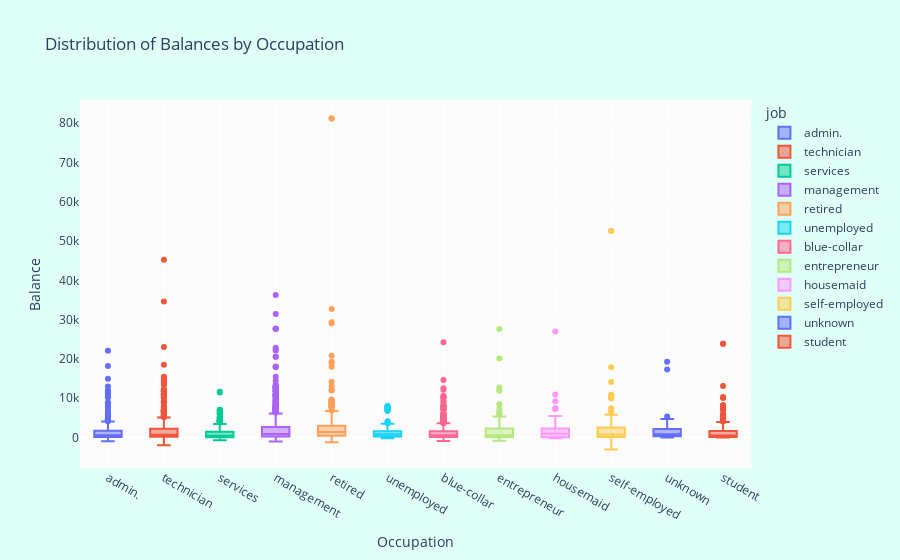

Notebook cell for this chart:
### Markdown cell above
Analysis by Occupation:



Number of Occupations: Management is the occupation that is more prevalent in this dataset.



Age by Occupation: As expected, the retired are the ones who have the highest median age while student are the lowest.



Balance by Occupation: Management and Retirees are the ones who have the highest balance in their accounts.

### Code cell
import plotly.express as px

# Filter the DataFrame for subscribers
suscribed_df = df.loc[df["y"] == "yes"]

# Create a box plot for balances by job
fig = px.box(suscribed_df, x='job', y='balance', 
             title='Distribution of Balances by Occupation',
             color='job',  # Automatically assigns different colors for each occupation
             color_discrete_sequence=px.colors.qualitative.Plotly)  # You can choose different color sequences

# Update layout for better aesthetics
fig.update_layout(
    xaxis_title='Occupation',
    yaxis_title='Balance',
    paper_bgcolor='rgb(224,255,246)',
    plot_bgcolor='rgb(251,251,251)',
    xaxis=dict(showgrid=True),
    yaxis=dict(showgrid=True)
)

fig.show()

### Figure 1 — Plotly figure (JSON) as saved in the notebook; plotly's stock layout.template omitted (floating-point values rounded to 4 significant figures; data arrays with more than 128 entries replaced by an {"elided": "..."} marker saying what was removed)
{"data": [{"alignmentgroup": "True", "hovertemplate": "job=%{x}<br>balance=%{y}<extra></extra>", "legendgroup": "admin.", "marker": {"color": "#636EFA"}, "name": "admin.", "notched": false, "offsetgroup": "admin.", "orientation": "v", "showlegend": true, "x": {"elided": "631 str values"}, "x0": " ", "xaxis": "x", "y": {"elided": "631 int values"}, "y0": " ", "yaxis": "y", "type": "box"}, {"alignmentgroup": "True", "hovertemplate": "job=%{x}<br>balance=%{y}<extra></extra>", "legendgroup": "technician", "marker": {"color": "#EF553B"}, "name": "technician", "notched": false, "offsetgroup": "technician", "orientation": "v", "showlegend": true, "x": {"elided": "840 str values"}, "x0": " ", "xaxis": "x", "y": {"elided": "840 int values"}, "y0": " ", "yaxis": "y", "type": "box"}, {"alignmentgroup": "True", "hovertemplate": "job=%{x}<br>balance=%{y}<extra></extra>", "legendgroup": "services", "marker": {"color": "#00CC96"}, "name": "services", "notched": false, "offsetgroup": "services", "orientation": "v", "showlegend": true, "x": {"elided": "369 str values"}, "x0": " ", "xaxis": "x", "y": {"elided": "369 int values"}, "y0": " ", "yaxis": "y", "type": "box"}, {"alignmentgroup": "True", "hovertemplate": "job=%{x}<br>balance=%{y}<extra></extra>", "legendgroup": "management", "marker": {"color": "#AB63FA"}, "name": "management", "notched": false, "offsetgroup": "management", "orientation": "v", "showlegend": true, "x": {"elided": "1301 str values"}, "x0": " ", "xaxis": "x", "y": {"elided": "1301 int values"}, "y0": " ", "yaxis": "y", "type": "box"}, {"alignmentgroup": "True", "hovertemplate": "job=%{x}<br>balance=%{y}<extra></extra>", "legendgroup": "retired", "marker": {"color": "#FFA15A"}, "name": "retired", "notched": false, "offsetgroup": "retired", "orientation": "v", "showlegend": true, "x": {"elided": "516 str values"}, "x0": " ", "xaxis": "x", "y": {"elided": "516 int values"}, "y0": " ", "yaxis": "y", "type": "box"}, {"alignmentgroup": "True", "hovertemplate": "job=%{x}<br>balance=%{y}<extra></extra>", "legendgroup": "unemployed", "marker": {"color": "#19D3F3"}, "name": "unemployed", "notched": false, "offsetgroup": "unemployed", "orientation": "v", "showlegend": true, "x": {"elided": "202 str values"}, "x0": " ", "xaxis": "x", "y": {"elided": "202 int values"}, "y0": " ", "yaxis": "y", "type": "box"}, {"alignmentgroup": "True", "hovertemplate": "job=%{x}<br>balance=%{y}<extra></extra>", "legendgroup": "blue-collar", "marker": {"color": "#FF6692"}, "name": "blue-collar", "notched": false, "offsetgroup": "blue-collar", "orientation": "v", "showlegend": true, "x": {"elided": "708 str values"}, "x0": " ", "xaxis": "x", "y": {"elided": "708 int values"}, "y0": " ", "yaxis": "y", "type": "box"}, {"alignmentgroup": "True", "hovertemplate": "job=%{x}<br>balance=%{y}<extra></extra>", "legendgroup": "entrepreneur", "marker": {"color": "#B6E880"}, "name": "entrepreneur", "notched": false, "offsetgroup": "entrepreneur", "orientation": "v", "showlegend": true, "x": ["entrepreneur", "entrepreneur", "entrepreneur", "entrepreneur", "entrepreneur", "entrepreneur", "entrepreneur", "entrepreneur", "entrepreneur", "entrepreneur", "entrepreneur", "entrepreneur", "entrepreneur", "entrepreneur", "entrepreneur", "entrepreneur", "entrepreneur", "entrepreneur", "entrepreneur", "entrepreneur", "entrepreneur", "entrepreneur", "entrepreneur", "entrepreneur", "entrepreneur", "entrepreneur", "entrepreneur", "entrepreneur", "entrepreneur", "entrepreneur", "entrepreneur", "entrepreneur", "entrepreneur", "entrepreneur", "entrepreneur", "entrepreneur", "entrepreneur", "entrepreneur", "entrepreneur", "entrepreneur", "entrepreneur", "entrepreneur", "entrepreneur", "entrepreneur", "entrepreneur", "entrepreneur", "entrepreneur", "entrepreneur", "entrepreneur", "entrepreneur", "entrepreneur", "entrepreneur", "entrepreneur", "entrepreneur", "entrepreneur", "entrepreneur", "entrepreneur", "entrepreneur", "entrepreneur", "entrepreneur", "entrepreneur", "entrepreneur", "entrepreneur", "entrepreneur", "entrepreneur", "entrepreneur", "entrepreneur", "entrepreneur", "entrepreneur", "entrepreneur", "entrepreneur", "entrepreneur", "entrepreneur", "entrepreneur", "entrepreneur", "entrepreneur", "entrepreneur", "entrepreneur", "entrepreneur", "entrepreneur", "entrepreneur", "entrepreneur", "entrepreneur", "entrepreneur", "entrepreneur", "entrepreneur", "entrepreneur", "entrepreneur", "entrepreneur", "entrepreneur", "entrepreneur", "entrepreneur", "entrepreneur", "entrepreneur", "entrepreneur", "entrepreneur", "entrepreneur", "entrepreneur", "entrepreneur", "entrepreneur", "entrepreneur", "entrepreneur", "entrepreneur", "entrepreneur", "entrepreneur", "entrepreneur", "entrepreneur", "entrepreneur", "entrepreneur", "entrepreneur", "entrepreneur", "entrepreneur", "entrepreneur", "entrepreneur", "entrepreneur", "entrepreneur", "entrepreneur", "entrepreneur", "entrepreneur", "entrepreneur", "entrepreneur", "entrepreneur", "entrepreneur"], "x0": " ", "xaxis": "x", "y": [4, -395, 175, 461, 0, 606, 62, 0, 0, 853, 5345, 323, 3057, 707, 0, 776, -627, -468, 37, 776, 3133, 2436, 146, 2686, -799, -563, 139, 2998, 104, 145, -168, 0, 663, 593, 0, -701, 230, 206, -392, -405, 624, 1920, 5254, 437, 2329, 0, 781, 66, 8491, 6188, 11887, 538, 12737, 20138, 1110, 3469, 39, 300, 732, 101, 725, 318, 1076, 0, 1443, -34, 3407, 4736, 0, 3469, 687, -242, 83, 30, 5802, 2971, 0, 866, 7279, 335, 670, 714, 2139, -172, -22, 170, 189, 27624, 1190, 3407, 1306, 1649, 2959, 0, 323, 538, 942, 347, 27, 0, 2109, 2331, 2971, 1961, 3904, 278, 2331, 315, 496, 762, 3904, 2077, 121, 2543, 2331, 1623, 390, 3585, 6403, 496, 3904, 121, 2543], "y0": " ", "yaxis": "y", "type": "box"}, {"alignmentgroup": "True", "hovertemplate": "job=%{x}<br>balance=%{y}<extra></extra>", "legendgroup": "housemaid", "marker": {"color": "#FF97FF"}, "name": "housemaid", "notched": false, "offsetgroup": "housemaid", "orientation": "v", "showlegend": true, "x": ["housemaid", "housemaid", "housemaid", "housemaid", "housemaid", "housemaid", "housemaid", "housemaid", "housemaid", "housemaid", "housemaid", "housemaid", "housemaid", "housemaid", "housemaid", "housemaid", "housemaid", "housemaid", "housemaid", "housemaid", "housemaid", "housemaid", "housemaid", "housemaid", "housemaid", "housemaid", "housemaid", "housemaid", "housemaid", "housemaid", "housemaid", "housemaid", "housemaid", "housemaid", "housemaid", "housemaid", "housemaid", "housemaid", "housemaid", "housemaid", "housemaid", "housemaid", "housemaid", "housemaid", "housemaid", "housemaid", "housemaid", "housemaid", "housemaid", "housemaid", "housemaid", "housemaid", "housemaid", "housemaid", "housemaid", "housemaid", "housemaid", "housemaid", "housemaid", "housemaid", "housemaid", "housemaid", "housemaid", "housemaid", "housemaid", "housemaid", "housemaid", "housemaid", "housemaid", "housemaid", "housemaid", "housemaid", "housemaid", "housemaid", "housemaid", "housemaid", "housemaid", "housemaid", "housemaid", "housemaid", "housemaid", "housemaid", "housemaid", "housemaid", "housemaid", "housemaid", "housemaid", "housemaid", "housemaid", "housemaid", "housemaid", "housemaid", "housemaid", "housemaid", "housemaid", "housemaid", "housemaid", "housemaid", "housemaid", "housemaid", "housemaid", "housemaid", "housemaid", "housemaid", "housemaid", "housemaid", "housemaid", "housemaid", "housemaid"], "x0": " ", "xaxis": "x", "y": [3923, 104, 1238, 879, 1015, 625, 3727, 1059, 2152, 113, 3798, 0, 2084, 9228, 127, 1444, 513, 362, 271, -156, 78, 2518, 77, 7441, 1613, 100, 2785, 2929, 2054, 0, 0, 7195, 7433, 2021, 715, 388, 1107, 0, 1528, 1411, 2337, 19, 2326, 1163, 196, 66, 199, 2785, 800, 1265, 465, 1015, 70, 366, 745, 0, 889, 3940, 1311, 0, 4068, 5473, 91, 388, 10943, 2524, 40, 1528, 1411, 2581, 70, 2326, 962, 3512, 360, 2, 1311, 1213, 38, 19, 1230, 768, 70, 2645, 19, 0, 5473, 3701, 2473, 465, 1947, 26965, 962, 19, 38, 0, 1230, 976, 1796, 1381, 46, 0, 19, 46, 2196, 5275, 211, 2580, 243], "y0": " ", "yaxis": "y", "type": "box"}, {"alignmentgroup": "True", "hovertemplate": "job=%{x}<br>balance=%{y}<extra></extra>", "legendgroup": "self-employed", "marker": {"color": "#FECB52"}, "name": "self-employed", "notched": false, "offsetgroup": "self-employed", "orientation": "v", "showlegend": true, "x": {"elided": "187 str values"}, "x0": " ", "xaxis": "x", "y": {"elided": "187 int values"}, "y0": " ", "yaxis": "y", "type": "box"}, {"alignmentgroup": "True", "hovertemplate": "job=%{x}<br>balance=%{y}<extra></extra>", "legendgroup": "unknown", "marker": {"color": "#636EFA"}, "name": "unknown", "notched": false, "offsetgroup": "unknown", "orientation": "v", "showlegend": true, "x": ["unknown", "unknown", "unknown", "unknown", "unknown", "unknown", "unknown", "unknown", "unknown", "unknown", "unknown", "unknown", "unknown", "unknown", "unknown", "unknown", "unknown", "unknown", "unknown", "unknown", "unknown", "unknown", "unknown", "unknown", "unknown", "unknown", "unknown", "unknown", "unknown", "unknown", "unknown", "unknown", "unknown", "unknown"], "x0": " ", "xaxis": "x", "y": [341, 5361, 1547, 17297, 19268, 111, 859, 4465, 335, 1187, 0, 68, 2235, 341, 0, 942, 677, 0, 4717, 0, 895, 942, 732, 2206, 942, 2206, 326, 397, 2206, 558, 2206, 1819, 406, 326], "y0": " ", "yaxis": "y", "type": "box"}, {"alignmentgroup": "True", "hovertemplate": "job=%{x}<br>balance=%{y}<extra></extra>", "legendgroup": "student", "marker": {"color": "#EF553B"}, "name": "student", "notched": false, "offsetgroup": "student", "orientation": "v", "showlegend": true, "x": {"elided": "269 str values"}, "x0": " ", "xaxis": "x", "y": {"elided": "269 int values"}, "y0": " ", "yaxis": "y", "type": "box"}], "layout": {"xaxis": {"anchor": "y", "domain": [0, 1], "title": {"text": "Occupation"}, "categoryorder": "array", "categoryarray": ["admin.", "technician", "services", "management", "retired", "unemployed", "blue-collar", "entrepreneur", "housemaid", "self-employed", "unknown", "student"], "showgrid": true}, "yaxis": {"anchor": "x", "domain": [0, 1], "title": {"text": "Balance"}, "showgrid": true}, "legend": {"title": {"text": "job"}, "tracegroupgap": 0}, "title": {"text": "Distribution of Balances by Occupation"}, "boxmode": "overlay", "paper_bgcolor": "rgb(224,255,246)", "plot_bgcolor": "rgb(251,251,251)"}}
